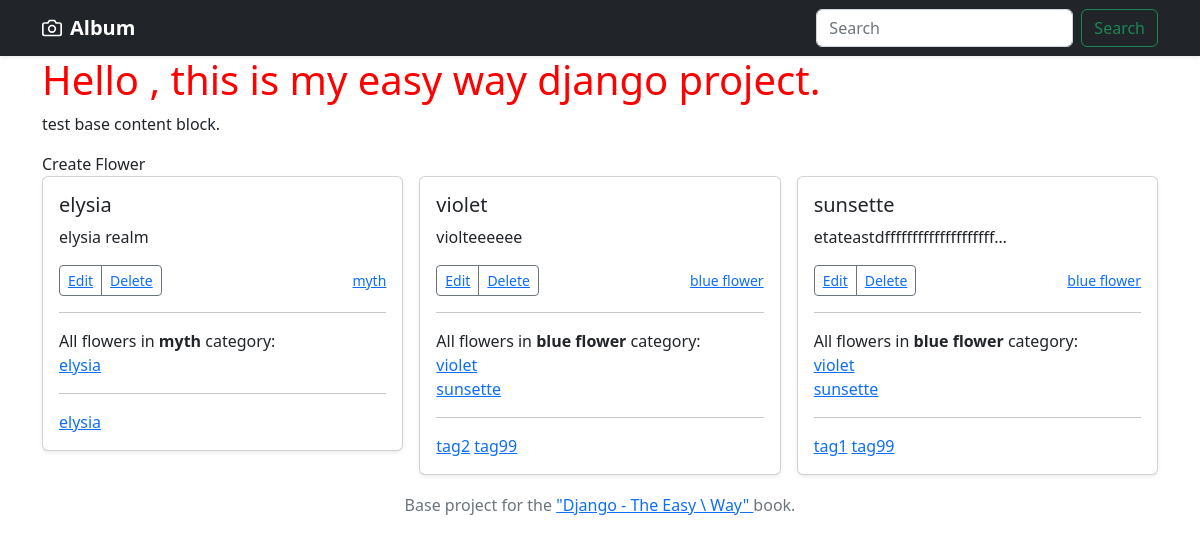
The page / on the database its author committed.
### myapp/models.py (models this page shows, shortened)
class Flower(models.Model):
    title = models.CharField(max_length=255, default='')
    description = models.TextField(default='')
    slug = models.SlugField(blank=True, default='')
    category = models.ForeignKey(Category, null=True, on_delete=models.PROTECT)
    tags = models.ManyToManyField(Tag)
    def __str__(self):
        return self.title

class Category(models.Model):
    title = models.CharField(max_length=255, default='')
    def __str__(self):
        return self.title

class Tag(models.Model):
    title = models.CharField(max_length=255, default='')
    slug = models.SlugField(blank=True, default='')
    def __str__(self):
        return self.title

### myapp/views.py (the view)
# urls.py: path('', views.index, name='index'),
def index(request):
    q = request.GET.get('q', None)
    items = ''
    if q is None or q is "":
        flowers = Flower.objects.all()
    elif q is not None:
        flowers = Flower.objects.filter(title__contains=q)
    context = {'flowers': flowers}
    return render(request, 'myapp/index.html', context)

### myapp/templates/myapp/index.html
{% extends 'base/base.html' %}
{% block content %}
<h1>Hello , this is my easy way django project.</h1>
<p>test base content block.</p>
        <a class="nav-link" href="flower/create/">
            Create Flower
        </a>
<div class="row row-cols-1 row-cols-sm-2 row-cols-md-3 g-3">
    {% for flower in flowers %}
    <div class="col">
        <div class="card shadow-sm">
            <div class="card-body">
                <h5 class="card-title">{{ flower.title }}</h5>
                <p class="card-text">{{ flower.description|truncatechars:30 }}</p>
                <div class="d-flex justify-content-between align-items-center">
                    <div class="btn-group">
                        <button type="button" class="btn btn-sm btn-outline-secondary"><a
                                href="{% url 'detail' flower.slug %}" class="card_link">Edit</a></button>
                        <button type="button" class="btn btn-sm btn-outline-secondary"><a
                                href="adminmyapp/flower/{{ flower.id }}/delete/" class="card_link">Delete</a></button>
                    </div>
                    <small class="text-muted"><a href="#" class="card_link">{{ flower.category }}</a></small>
                </div>
                <hr>
                All flowers in <strong>{{ flower.category }}</strong> category: <br>
                {% for flower_cate in flower.category.flower_set.all %}
                <a href="#" class="card_link">{{ flower_cate }}</a><br>
                {% endfor %}
                <hr>
                {% for tag in flower.tags.all %}
                <a href="{% url 'tags' tag.slug %}" class="card_link">{{ tag }}</a>
                {% endfor %}
            </div>
        </div>
    </div>
    {% endfor %}
</div>
{% endblock %}

### base/templates/base/base.html (shortened to what this page needs)
{% load static %}
<!doctype html>
<html lang="en">
<head>
    <link href="	https://cdn.jsdelivr.net/npm/bootstrap@5.2.0/dist/css/bootstrap.min.css" rel="stylesheet"
>
    <link rel="stylesheet" href="{% static 'base/css/style.css' %}">
</head>
<body>
<div class="navbar navbar-dark bg-dark shadow-sm">
    <div class="container">
        <a href="#" class="navbar-brand d-flex align-items-center">
            <strong>Album</strong>
        </a>
        <form class="d-flex" role="search" method="get" action="/">
            <input class="form-control me-2" type="text" placeholder="Search" aria-label="Search" id="q" name="q"
                   value="{{ request.GET.q }}">
            <button class="btn btn-outline-success" type="submit">Search</button>
        </form>
    </div>
</div>
<main role="main" class="container">
    <div class="starter-template">
        {% block content %}{% endblock %}
    </div>
</main>
<footer class="footer">
    <div class="container">
<span class="text-muted">
Base project for the <a target="_blank" href="h\
ttps://leanpub.com/django-the-easy-way">"Django - The Easy \
Way" </a>book.
</span>
    </div>
</footer>
</body>
</html>

### base/static/base/css/style.css (style rules this page uses)
h1 { color: red; }
.footer { text-align: center; font-size: 16px; height: 60px; line-height: 60px; }

### rows shown on the page
Flower: title "elysia", description "elysia realm", category "myth"
Tag: title "elysia"
Flower: title "violet", description "violteeeeee", category "blue flower"
Flower: title "sunsette", description "etateastdffffffffffffffffffff…", category "blue flower"
Tag: title "tag2"
Tag: title "tag99"
Tag: title "tag1"
